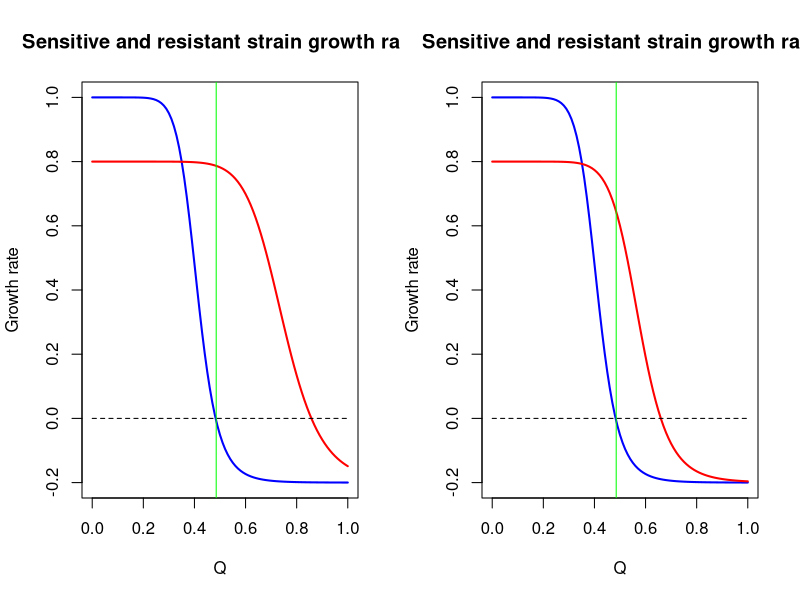
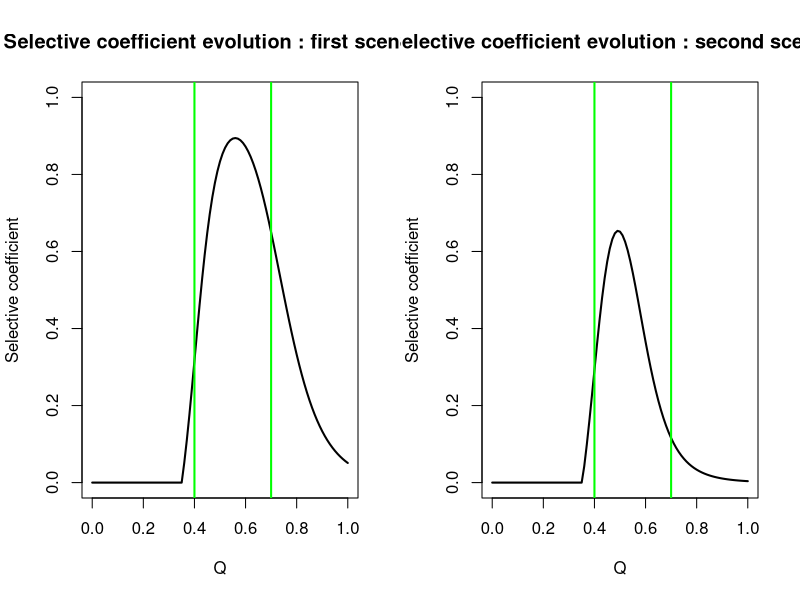
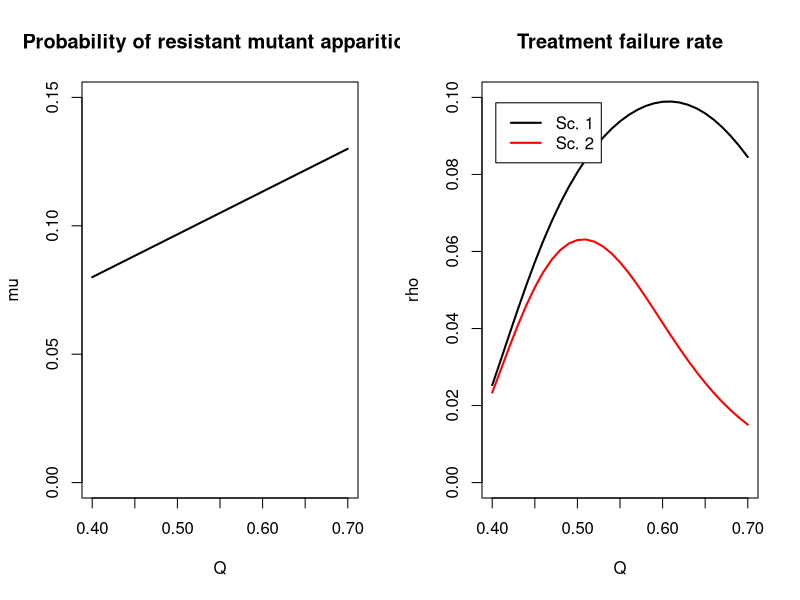
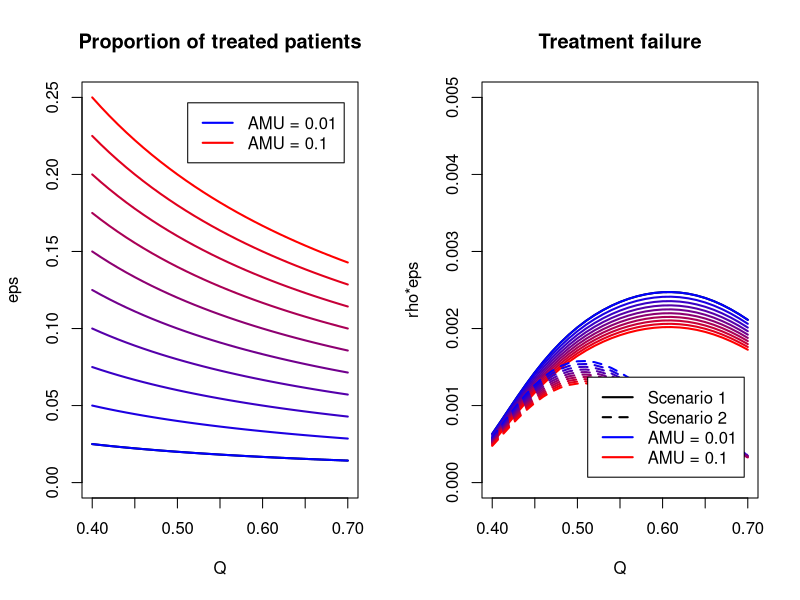
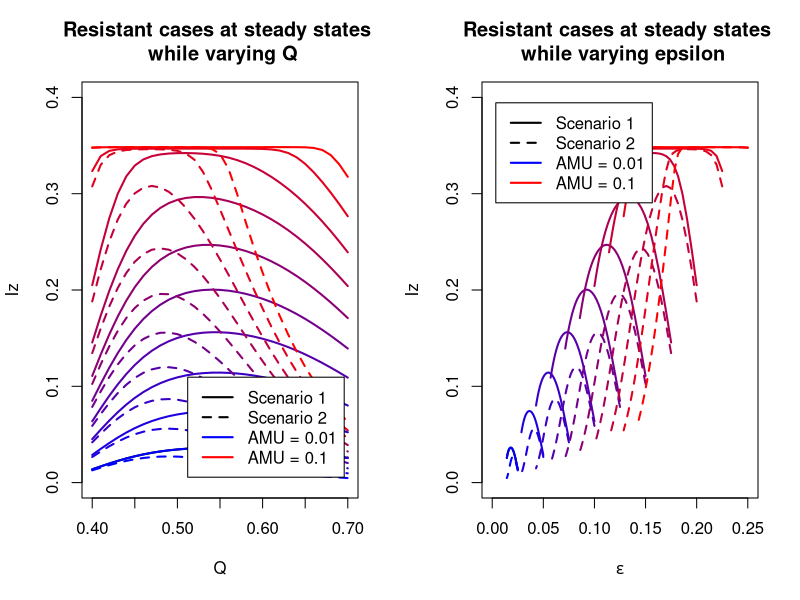
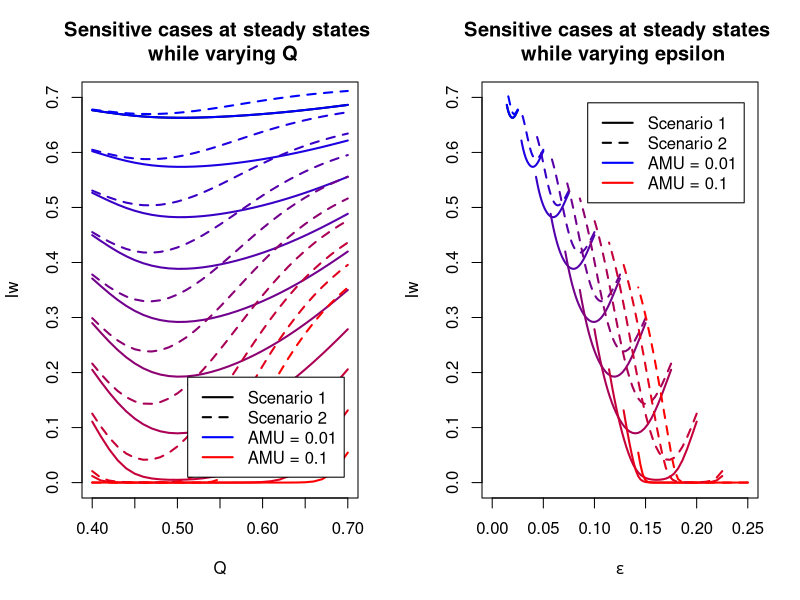
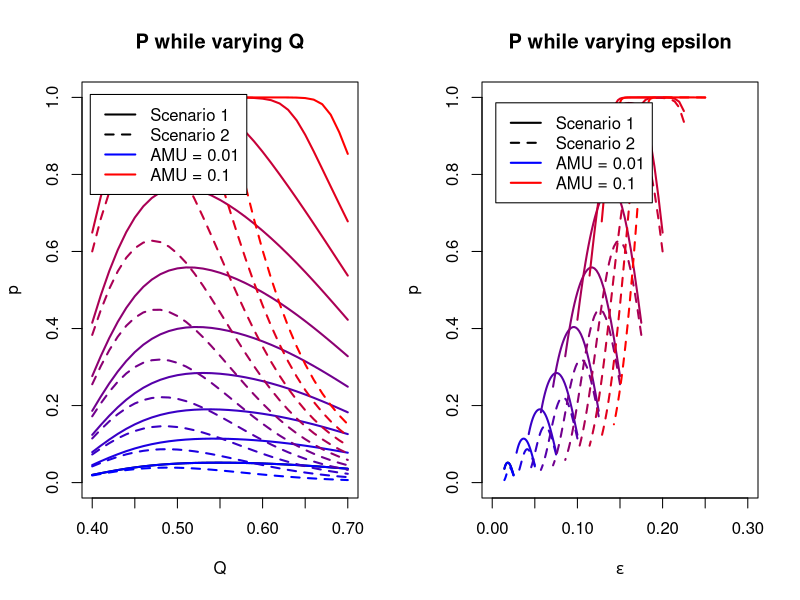
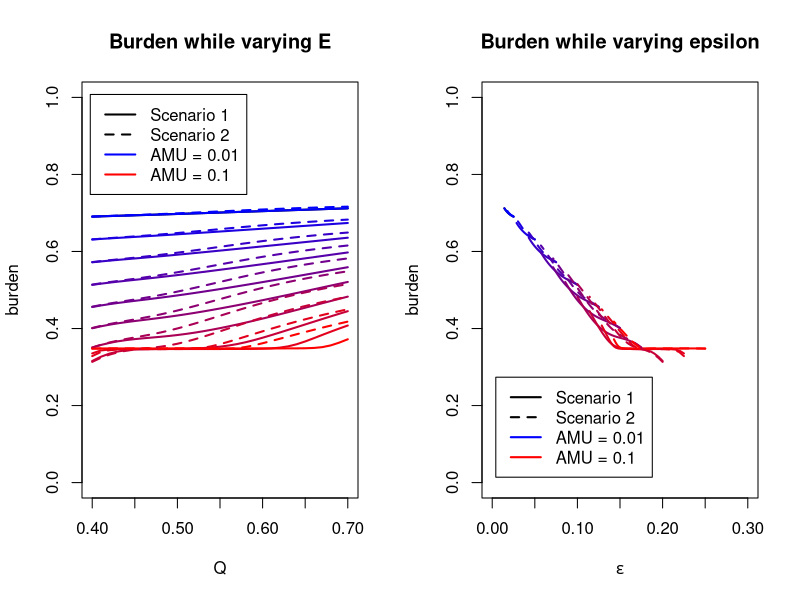

Write R code to recreate these figures, in order.
## ---- chunk 1
library(plyr)

#per capita maximum growth rate of sensitive bact
max_sens_gr <- 1 
max_sens_gr2 <- 1 
#per capita maximum growth rate of resistant bact
max_res_gr <- 0.8
max_res_gr2 <- 0.8
#per capita minimum growth rate of sensitive bact
min_sens_gr <- -0.2
min_sens_gr2 <- -0.2
#per capita minimum growth rate of res bact
min_res_gr <- -0.2
min_res_gr2 <- -0.2
#minimum inhibitory concentration of sen bact

mic_sens <- 0.35
mic_sens2 <- 0.35
#minimum inhibitory concentration of res bact

mic_res <- 0.65
mic_res2 <- 0.5
#slope for sens bact
kappa_sens <- 10
kappa_sens2 <- 10
#slope for res bact  

kappa_res <- 10
kappa_res2 <- 10

param_sens <- c(max_sens_gr, min_sens_gr, mic_sens, kappa_sens)
param_sens2 <- c(max_sens_gr2, min_sens_gr2, mic_sens2, kappa_sens2)

param_res <- c(max_res_gr, min_res_gr, mic_res, kappa_res)
param_res2 <- c(max_res_gr2, min_res_gr2, mic_res2, kappa_res2)

#mutant emergence probability : we consider that if the amount of applied atb increases, the probability of resistant mutant apparition increases linearly
max_mu <- 0.13
min_mu <- 0.08
max_dot <- 10
min_dot <- 1



#range of intervention - cl=lowest clinically effective dose, cu maximum tolerable dose (toxicity)
cl=0.40
cu=0.70
n_values=(cu-cl)*100+1

drug_quantities <- seq(cl, cu, length.out = n_values )

AMU = c(0.01, 0.02, 0.03, 0.04, 0.05, 0.06, 0.07, 0.08, 0.09, 0.10)

prop_treated <- do.call(cbind, lapply(AMU, function (x) x/drug_quantities))

eps_max <- max(prop_treated)

#selection of corresponding borders in sel_coef vector

lowbound=cl*100+1
highbound=cu*100+1



x <- seq(0,1,by=0.01)
zoom <- 1
## ---- chunk 2



growth = function(x, maxv, minv, micv, slopev) {
  y <- maxv - ((maxv - minv)*(x/micv)^slopev)/((x/micv)^slopev - maxv/minv)
  return(y)
}



colglob <- colorRampPalette(c("blue", "red"))

colforcol <- colglob(length(AMU))


linfun <- function(x, t, ltype){
  lines(t, unlist(x), lty=ltype, lwd=2, col=colforcol[as.numeric(parent.frame()$i)])
}

## ---- chunk 3


gr_sens <- lapply(x, growth, max_sens_gr, min_sens_gr, mic_sens, kappa_sens)

gr_res <- lapply(x, growth, max_res_gr, min_res_gr, mic_res, kappa_res)

gr_sens2 <- lapply(x, growth, max_sens_gr2, min_sens_gr2, mic_sens2, kappa_sens2)

gr_res2 <- lapply(x, growth, max_res_gr2, min_res_gr2, mic_res2, kappa_res2)

MIC <- sum(gr_sens>0)/length(gr_sens)
MICres <- sum(gr_res>0)/length(gr_res)
MICres2 <- sum(gr_res2>0)/length(gr_res2)
## ---- chunk 4
par(mfrow=c(1,2))

plot(x, gr_sens, main="Sensitive and resistant strain growth rate", xlab="Q", ylab="Growth rate", ylim=c(-0.2,1), lwd=2, type="l", col='blue')

lines(x, gr_res, type='l', col='red', lwd=2)

lines(x, rep(0, length(x)), type='l', col='black', lwd=1, lty=2)
abline(v=MIC, col='green')


plot(x, gr_sens2, main="Sensitive and resistant strain growth rate", xlab="Q", ylab="Growth rate", ylim=c(-0.2,1), lwd=2, type="l", col='blue')

lines(x, gr_res2, type='l', col='red', lwd=2)

lines(x, rep(0, length(x)), type='l', col='black', lwd=1, lty=2)
abline(v=MIC, col='green')

## ---- chunk 5
gr_sens <- unlist(gr_sens)
gr_sens2 <- unlist(gr_sens2)
gr_res <- unlist(gr_res)
gr_res2 <- unlist(gr_res2)

sel_coef <- gr_res - gr_sens
sel_coef2 <- gr_res2 - gr_sens2

sel_coef[which(sel_coef<0)] <- 0
sel_coef2[which(sel_coef2<0)] <- 0


minSC <- sum(sel_coef==0)/length(sel_coef)

plot(x, sel_coef, main="Selective coefficient evolution : first scenario", xlab="Q", ylab="Selective coefficient", ylim=c(0,1), lwd=2, type="l", col='black')
abline(v=cl, col='green', lw=2)
abline(v=cu, col='green', lw=2)

plot(x, sel_coef2, main="Selective coefficient evolution : second scenario", xlab="Q", ylab="Selective coefficient", ylim=c(0,1), lwd=2, type="l", col='black')
abline(v=cl, col='green', lw=2)
abline(v=cu, col='green', lw=2)
## ---- chunk 6
mu_prob <- seq(min_mu, max_mu, length.out = n_values)
doses <- seq(cl, cu, length.out = n_values)

plot(doses, mu_prob, main="Probability of resistant mutant apparition", xlab="Q", ylab="mu", ylim=c(0,0.15), lwd=2, type="l", col='black')

## ---- chunk 7
sel_sel_coef <- sel_coef[lowbound:highbound]
sel_sel_coef2 <- sel_coef2[lowbound:highbound]

rho1 <- sel_sel_coef*mu_prob
rho2 <- sel_sel_coef2*mu_prob

plot(doses, rho1, main="Treatment failure rate", xlab="Q", ylab="rho", lwd=2, type="l", col='black', ylim=c(0, 0.10))

lines(doses, rho2, type='l', col='red', lwd=2)

legend("topleft" , inset=.05, c("Sc. 1", "Sc. 2"), lty=c(1,1), lwd=c(2,2), col=c("black", "red"))

## ---- chunk 8



plot(doses, prop_treated[,1], main="Proportion of treated patients", xlab="Q", ylab="eps", ylim=c(0 , eps_max), lwd=2, type="l", col='black')

capture.output(apply(prop_treated, 2, linfun, doses, 1), file='NUL')

tag_min <- paste('AMU =', AMU[1])
tag_max <- paste('AMU =', AMU[length(AMU)])

legend("topright" , inset=.05, c(tag_min, tag_max), lty=c(1,1), lwd=c(2,2), col=c("blue", "red"))

## ---- chunk 9


treat_fail <- do.call(cbind, lapply(prop_treated, function (x) x*rho1))
treat_fail2 <- do.call(cbind, lapply(prop_treated, function (x) x*rho2))

plot(doses, treat_fail[,1], main="Treatment failure", xlab="Q", ylab="rho*eps", lwd=2, type="l", col='black', ylim=c(0, 0.005))

capture.output(apply(treat_fail, 2, linfun, doses, 1), file='NUL')
capture.output(apply(treat_fail2, 2, linfun, doses, 2), file='NUL')

legend("bottomright" , inset=.05, c('Scenario 1', 'Scenario 2', tag_min, tag_max), lty=c(1,2,1,1), lwd=c(2,2,2,2), col=c("black", "black", "blue", "red"))


## ---- chunk 10

library(deSolve)


options("scipen" = 10)

# initial state:
N <- 1
prop <- 0.01 #initial value of Iw and Iz

# time:
a <- 2000 #time span
m <- 1 #time step

# parameters
pbeta_w_basic <- 0.04 #transmission parameter of Iw
pbeta_z_basic <- 0.015 #transmission parameter of Iz

pgammaa <- 0.01 #innate recovery rate
pgamma_tilt <- 0.1 #recovery rate of Iw when treated by antibiotics

#dependency of parameters on E
prate_beta_w <- 0.01 #rate at which beta_w decreases with E
prate_beta_z <- 0.01 #rate at which beta_z increases with E
prate_rho_prim <- 0.001 #rate at which rho_prim increases with E


## ---- chunk 11

varying_par <- cbind(prop_treated, rho1, doses)

varying_par2 <- cbind(prop_treated, rho2, doses)


parameters <- c(beta_w_basic=pbeta_w_basic, beta_z_basic=pbeta_z_basic, gamma=pgammaa, gamma_prim=pgamma_tilt, eps=0, rho=0, rate_beta_w=prate_beta_w, rate_beta_z=prate_beta_z, rate_rho_prim=prate_rho_prim, Q=0 )

state <- c(S=1-2*prop, Iw=prop, Iz=prop, new_Iz=0, new_Iw=0)

times=seq(0, a, by=m)

SIS=function(times, state, parameters){
  with(as.list(c(state,parameters)),
       {
         E = eps*Q*(Iw+Iz)
         beta_w = beta_w_basic - E*rate_beta_w
         beta_z = beta_z_basic + E*rate_beta_z
         rho_prim = E*rate_rho_prim
        dS = - beta_w*Iw*S - beta_z*Iz*S + gamma*(1-eps)*Iw + gamma_prim*eps*Iw + gamma*Iz
        dIw = beta_w*Iw*S + (1-eps)*beta_w*Iw*Iz - eps*beta_z*Iz*Iw - rho*eps*Iw - gamma*(1-eps)*Iw - gamma_prim*eps*Iw - rho_prim*Iw
        dIz = beta_z*Iz*S + eps*beta_z*Iz*Iw + rho*eps*Iw - (1-eps)*beta_w*Iw*Iz - gamma*Iz + rho_prim*Iw
        dnewIw = beta_w*Iw*S
        dnewIz = beta_z*Iz*S
        list(c(dS, dIw, dIz, dnewIw, dnewIz))
       })
}

calc_fun = function(x) {
  parameters[5] <- x[1]
  parameters[6] <- x[2]
  parameters[10] <- x[3]
  out=as.data.frame(
  ode(y=state, times=times, func=SIS, parms=parameters))
  return(out)
}



## ---- chunk 12
out_sc1 <- do.call(cbind, apply(cbind(varying_par[,1], varying_par[,ncol(varying_par)-1], varying_par[,ncol(varying_par)]), 1 , calc_fun))


for (i in 2:(ncol(varying_par)-2)) {
  out <- do.call(cbind, apply(cbind(varying_par[,i], varying_par[,ncol(varying_par)-1], varying_par[,ncol(varying_par)]), 1 , calc_fun))
  out_sc1 <- cbind(out_sc1, out)
}


out_sc2 <- do.call(cbind, apply(cbind(varying_par2[,1], varying_par2[,ncol(varying_par2)-1], varying_par2[,ncol(varying_par2)]), 1 , calc_fun))

for (i in 2:(ncol(varying_par2)-2)) {
  out2 <- do.call(cbind, apply(cbind(varying_par2[,i], varying_par2[,ncol(varying_par2)-1], varying_par2[,ncol(varying_par2)]), 1 , calc_fun))
  out_sc2 <- cbind(out_sc2, out2)
}

## ---- chunk 13

niz <- seq(4, ncol(out_sc1), by=6)
niw <- seq(3, ncol(out_sc1), by=6)
inciw <- seq(5, ncol(out_sc1), by=6)
inciz <- seq(6, ncol(out_sc1), by=6)

iz_steady <- out_sc1[nrow(out_sc1),niz]
iz_steady2 <- out_sc2[nrow(out_sc2),niz]

iw_steady <- out_sc1[nrow(out_sc1),niw]
iw_steady2 <- out_sc2[nrow(out_sc2),niw]

inciw_steady <- out_sc1[,inciw]
inciw_steady2 <- out_sc2[,inciw]

inciz_steady <- out_sc1[,inciz]
inciz_steady2 <- out_sc2[,inciz]


## ---- chunk 14
incid = function(x, zoom) {
  der <- rep(0, length(x))
  for (i in 2:length(x)) {
    der[i] <- x[i]-x[i-1]
  }
  return(der)
}

NewIz <- apply(inciz_steady, 2, incid, zoom)
NewIz2 <- apply(inciz_steady2, 2, incid, zoom)

NewIw <- apply(inciw_steady, 2, incid, zoom)
NewIw2 <- apply(inciw_steady2, 2, incid, zoom)

newiz_ss <- NewIz[nrow(NewIz),]
newiz_ss2 <- NewIz2[nrow(NewIz2),]

newiw_ss <- NewIw[nrow(NewIw),]
newiw_ss2 <- NewIw2[nrow(NewIw2),]
## ---- chunk 15
iz_steady <- matrix(unlist(iz_steady), nrow=length(doses))
iz_steady2 <- matrix(unlist(iz_steady2), nrow=length(doses))

iw_steady <- matrix(unlist(iw_steady), nrow=length(doses))
iw_steady2 <- matrix(unlist(iw_steady2), nrow=length(doses))

newiz_ss <- matrix(unlist(newiz_ss), nrow=length(doses))
newiz_ss2 <- matrix(unlist(newiz_ss2), nrow=length(doses))

newiw_ss <- matrix(unlist(newiw_ss), nrow=length(doses))
newiw_ss2 <- matrix(unlist(newiw_ss2), nrow=length(doses))

p <- iz_steady/(iw_steady+iz_steady)
p2 <- iz_steady2/(iw_steady2+iz_steady2)

p_incid <- newiz_ss/(newiz_ss+newiw_ss)
p_incid2 <- newiz_ss2/(newiz_ss2+newiw_ss2)


burden <- iz_steady+iw_steady
burden2 <- iz_steady2+iw_steady2
## ---- chunk 16
plot(doses, iz_steady[,1], main="Resistant cases at steady states \n while varying Q", xlab="Q", ylab="Iz", ylim=c(0,0.40), lwd=2, lty=1, type="l", col='black')

capture.output(apply(iz_steady, 2, linfun, doses, 1), file='NUL')
capture.output(apply(iz_steady2, 2, linfun, doses, 2), file='NUL')

legend("bottomright" , inset=.05, c('Scenario 1', 'Scenario 2', tag_min, tag_max), lty=c(1,2,1,1), lwd=c(2,2,2,2), col=c("black", "black", "blue", "red"))


plot(prop_treated[,1], iz_steady[,1], main="Resistant cases at steady states \n while varying epsilon", xlab=expression(epsilon), ylab="Iz", ylim=c(0,0.40), xlim=c(0,eps_max), lwd=2, type="l", col='black')

for (i in 1:ncol(prop_treated)) {
  lines(prop_treated[,i], iz_steady[,i], col=colforcol[i], lty=1, lwd=2)
}
for (i in 1:ncol(prop_treated)) {
  lines(prop_treated[,i], iz_steady2[,i], col=colforcol[i], lty=2, lwd=2)
}

legend("topleft" , inset=.05, c('Scenario 1', 'Scenario 2', tag_min, tag_max), lty=c(1,2,1,1), lwd=c(2,2,2,2), col=c("black", "black", "blue", "red"))

## ---- chunk 17
plot(doses, iw_steady[,1], main="Sensitive cases at steady states \n while varying Q", xlab="Q", ylab="Iw", ylim=c(0,0.70), lwd=2, lty=1, type="l", col='black')

capture.output(apply(iw_steady, 2, linfun, doses, 1), file='NUL')
capture.output(apply(iw_steady2, 2, linfun, doses, 2), file='NUL')

legend("bottomright" , inset=.05, c('Scenario 1', 'Scenario 2', tag_min, tag_max), lty=c(1,2,1,1), lwd=c(2,2,2,2), col=c("black", "black", "blue", "red"))


plot(prop_treated[,1], iw_steady[,1], main="Sensitive cases at steady states \n while varying epsilon", xlab=expression(epsilon), ylab="Iw", ylim=c(0,0.70), xlim=c(0,eps_max), lwd=2, type="l", col='black')

for (i in 1:ncol(prop_treated)) {
  lines(prop_treated[,i], iw_steady[,i], col=colforcol[i], lty=1, lwd=2)
}
for (i in 1:ncol(prop_treated)) {
  lines(prop_treated[,i], iw_steady2[,i], col=colforcol[i], lty=2, lwd=2)
}

legend("topright" , inset=.05, c('Scenario 1', 'Scenario 2', tag_min, tag_max), lty=c(1,2,1,1), lwd=c(2,2,2,2), col=c("black", "black", "blue", "red"))

## ---- chunk 18
plot(doses, p[,1], main="P while varying Q", xlab="Q", ylab="p", ylim=c(0,1), lwd=2, type="l", col='black')

capture.output(apply(p, 2, linfun, doses, 1), file='NUL')
capture.output(apply(p2, 2, linfun, doses, 2), file='NUL')

legend("topleft" , inset=.03, c('Scenario 1', 'Scenario 2', tag_min, tag_max), lty=c(1,2,1,1), lwd=c(2,2,2,2), col=c("black", "black", "blue", "red"))


plot(prop_treated[,1], p[,1], main="P while varying epsilon", xlab=expression(epsilon), ylab="p", ylim=c(0,1), xlim=c(0,0.3), lwd=2, type="l", col='black')

for (i in 1:ncol(prop_treated)) {
  lines(prop_treated[,i], p[,i], col=colforcol[i], lty=1, lwd=2)
}
for (i in 1:ncol(prop_treated)) {
  lines(prop_treated[,i], p2[,i], col=colforcol[i], lty=2, lwd=2)
}

legend("topleft" , inset=.05, c('Scenario 1', 'Scenario 2', tag_min, tag_max), lty=c(1,2,1,1), lwd=c(2,2,2,2), col=c("black", "black", "blue", "red"))

## ---- chunk 19
plot(doses, burden[,1], main="Burden while varying E", xlab="Q", ylab="burden", ylim=c(0,1), lwd=2, type="l", col='black')

capture.output(apply(burden, 2, linfun, doses, 1), file='NUL')
capture.output(apply(burden2, 2, linfun, doses, 2), file='NUL')

legend("topleft" , inset=.03, c('Scenario 1', 'Scenario 2', tag_min, tag_max), lty=c(1,2,1,1), lwd=c(2,2,2,2), col=c("black", "black", "blue", "red"))

plot(prop_treated[,1], burden[,1], main="Burden while varying epsilon", xlab=expression(epsilon), ylab="burden", ylim=c(0,1), xlim=c(0,0.3), lwd=2, type="l", col='black')

for (i in 1:ncol(prop_treated)) {
  lines(prop_treated[,i], burden[,i], col=colforcol[i], lty=1, lwd=2)
}
for (i in 1:ncol(prop_treated)) {
  lines(prop_treated[,i], burden2[,i], col=colforcol[i], lty=2, lwd=2)
}

legend("bottomleft" , inset=.05, c('Scenario 1', 'Scenario 2', tag_min, tag_max), lty=c(1,2,1,1), lwd=c(2,2,2,2), col=c("black", "black", "blue", "red"))

## ---- chunk 20
newcase <- newiw_ss+newiz_ss
newcase2 <- newiw_ss2+newiz_ss2


plot(doses, newcase[,1], main="Global incidence while varying Q", xlab="Q", ylab="Incidence", ylim=c(0,0.01), lwd=2, type="l", col='black')

capture.output(apply(newcase, 2, linfun, doses, 1), file='NUL')
capture.output(apply(newcase2, 2, linfun, doses, 2), file='NUL')

legend("bottomleft" , inset=.05, c('Scenario 1', 'Scenario 2', tag_min, tag_max), lty=c(1,2,1,1), lwd=c(2,2,2,2), col=c("black", "black", "blue", "red"))



plot(prop_treated[,1], newcase[,1], main="Global incidence while varying epsilon", xlab=expression(epsilon), ylab="Incidence", ylim=c(0,0.01), xlim=c(0,eps_max), lwd=2, type="l", col='black')

for (i in 1:ncol(prop_treated)) {
  lines(prop_treated[,i], newcase[,i], col=colforcol[i], lty=1, lwd=2)
}
for (i in 1:ncol(prop_treated)) {
  lines(prop_treated[,i], newcase2[,i], col=colforcol[i], lty=2, lwd=2)
}

legend("bottomleft" , inset=.05, c('Scenario 1', 'Scenario 2', tag_min, tag_max), lty=c(1,2,1,1), lwd=c(2,2,2,2), col=c("black", "black", "blue", "red"))
